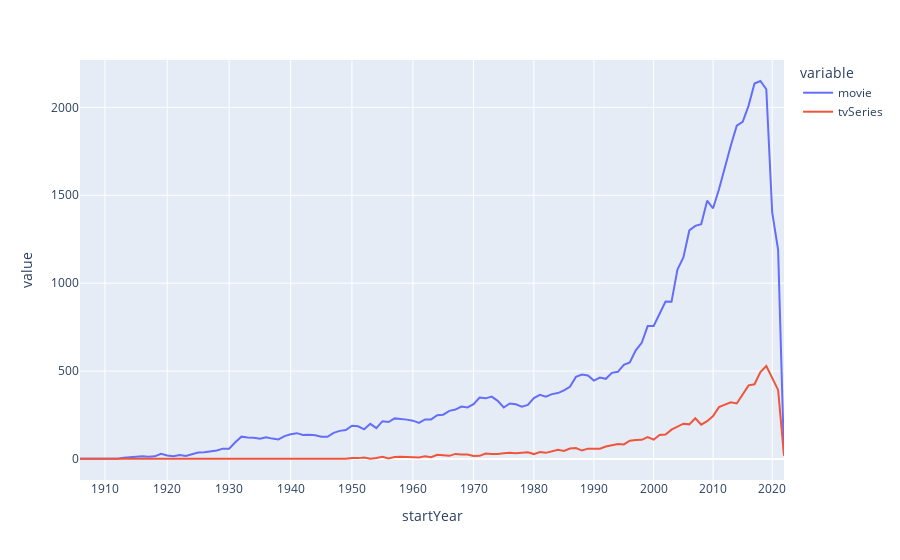

Notebook cell for this chart:
### Code cell
import plotly.express as px
fig = px.line(dataframe, x="startYear", y=["movie", "tvSeries"])
fig.update_xaxes(type="log")
fig.show()

### Figure 1 — Plotly figure (JSON) as saved in the notebook; plotly's stock layout.template omitted (floating-point values rounded to 4 significant figures)
{"data": [{"hovertemplate": "variable=movie<br>startYear=%{x}<br>value=%{y}<extra></extra>", "legendgroup": "movie", "line": {"color": "#636efa", "dash": "solid"}, "marker": {"symbol": "circle"}, "mode": "lines", "name": "movie", "orientation": "v", "showlegend": true, "type": "scatter", "x": ["0", "1906", "1911", "1912", "1913", "1914", "1915", "1916", "1917", "1918", "1919", "1920", "1921", "1922", "1923", "1924", "1925", "1926", "1927", "1928", "1929", "1930", "1931", "1932", "1933", "1934", "1935", "1936", "1937", "1938", "1939", "1940", "1941", "1942", "1943", "1944", "1945", "1946", "1947", "1948", "1949", "1950", "1951", "1952", "1953", "1954", "1955", "1956", "1957", "1958", "1959", "1960", "1961", "1962", "1963", "1964", "1965", "1966", "1967", "1968", "1969", "1970", "1971", "1972", "1973", "1974", "1975", "1976", "1977", "1978", "1979", "1980", "1981", "1982", "1983", "1984", "1985", "1986", "1987", "1988", "1989", "1990", "1991", "1992", "1993", "1994", "1995", "1996", "1997", "1998", "1999", "2000", "2001", "2002", "2003", "2004", "2005", "2006", "2007", "2008", "2009", "2010", "2011", "2012", "2013", "2014", "2015", "2016", "2017", "2018", "2019", "2020", "2021", "2022"], "xaxis": "x", "y": [1, 1, 1, 2, 7, 10, 9, 15, 13, 15, 30, 20, 16, 22, 17, 28, 37, 39, 44, 48, 59, 58, 95, 127, 122, 121, 115, 123, 116, 111, 130, 141, 147, 137, 138, 135, 127, 126, 149, 160, 165, 189, 186, 169, 200, 176, 215, 210, 231, 229, 224, 218, 205, 225, 225, 249, 252, 274, 281, 298, 293, 312, 350, 345, 355, 331, 293, 316, 311, 297, 308, 347, 365, 354, 369, 375, 390, 411, 467, 480, 475, 446, 463, 456, 490, 496, 535, 549, 618, 661, 756, 757, 824, 896, 894, 1077, 1146, 1300, 1326, 1335, 1469, 1426, 1534, 1664, 1783, 1896, 1917, 2010, 2136, 2150, 2103, 1403, 1190, 20], "yaxis": "y"}, {"hovertemplate": "variable=tvSeries<br>startYear=%{x}<br>value=%{y}<extra></extra>", "legendgroup": "tvSeries", "line": {"color": "#EF553B", "dash": "solid"}, "marker": {"symbol": "circle"}, "mode": "lines", "name": "tvSeries", "orientation": "v", "showlegend": true, "type": "scatter", "x": ["0", "1906", "1911", "1912", "1913", "1914", "1915", "1916", "1917", "1918", "1919", "1920", "1921", "1922", "1923", "1924", "1925", "1926", "1927", "1928", "1929", "1930", "1931", "1932", "1933", "1934", "1935", "1936", "1937", "1938", "1939", "1940", "1941", "1942", "1943", "1944", "1945", "1946", "1947", "1948", "1949", "1950", "1951", "1952", "1953", "1954", "1955", "1956", "1957", "1958", "1959", "1960", "1961", "1962", "1963", "1964", "1965", "1966", "1967", "1968", "1969", "1970", "1971", "1972", "1973", "1974", "1975", "1976", "1977", "1978", "1979", "1980", "1981", "1982", "1983", "1984", "1985", "1986", "1987", "1988", "1989", "1990", "1991", "1992", "1993", "1994", "1995", "1996", "1997", "1998", "1999", "2000", "2001", "2002", "2003", "2004", "2005", "2006", "2007", "2008", "2009", "2010", "2011", "2012", "2013", "2014", "2015", "2016", "2017", "2018", "2019", "2020", "2021", "2022"], "xaxis": "x", "y": [0, 0, 0, 0, 0, 0, 0, 0, 0, 0, 0, 0, 0, 0, 0, 0, 0, 0, 0, 0, 0, 0, 0, 0, 0, 1, 0, 0, 0, 0, 0, 1, 0, 0, 0, 0, 0, 0, 1, 1, 1, 6, 5, 9, 2, 6, 13, 3, 11, 13, 11, 10, 8, 15, 10, 24, 23, 18, 29, 25, 26, 17, 18, 31, 28, 28, 33, 36, 33, 34, 38, 28, 40, 35, 43, 53, 46, 60, 62, 48, 59, 59, 59, 71, 79, 85, 83, 104, 108, 109, 125, 110, 137, 139, 167, 184, 201, 197, 232, 195, 215, 244, 295, 309, 322, 316, 369, 419, 425, 494, 529, 464, 393, 19], "yaxis": "y"}], "layout": {"legend": {"title": {"text": "variable"}, "tracegroupgap": 0}, "margin": {"t": 60}, "xaxis": {"anchor": "y", "domain": [0, 1], "title": {"text": "startYear"}, "type": "log"}, "yaxis": {"anchor": "x", "domain": [0, 1], "title": {"text": "value"}}}}
